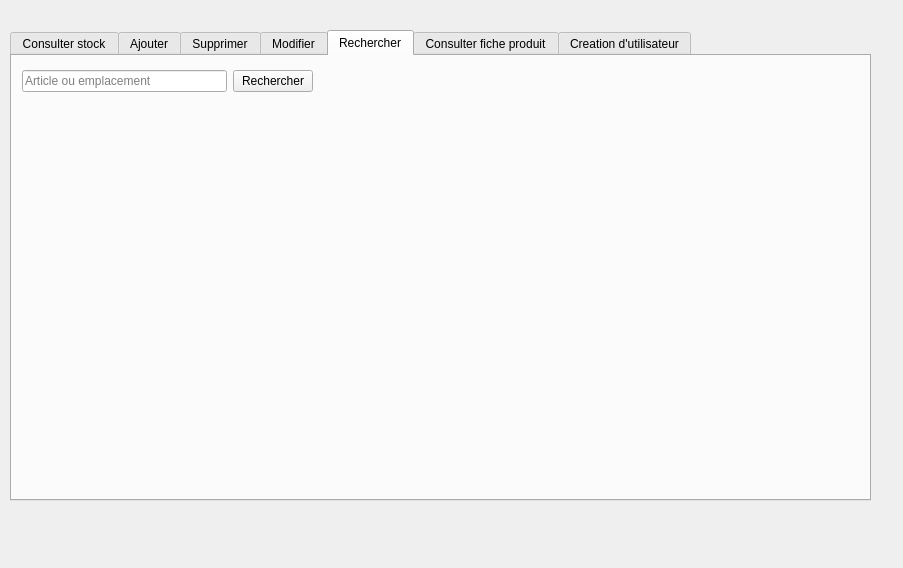
<?xml version="1.0" encoding="UTF-8"?>
<ui version="4.0">
 <class>FenetrePrincipale</class>
 <widget class="QDialog" name="FenetrePrincipale">
  <property name="geometry">
   <rect>
    <x>0</x>
    <y>0</y>
    <width>903</width>
    <height>568</height>
   </rect>
  </property>
  <property name="windowTitle">
   <string>Dialog</string>
  </property>
  <widget class="QTabWidget" name="tabWidget">
   <property name="geometry">
    <rect>
     <x>10</x>
     <y>30</y>
     <width>861</width>
     <height>471</height>
    </rect>
   </property>
   <property name="currentIndex">
    <number>4</number>
   </property>
   <widget class="QWidget" name="tabConsulter">
    <property name="toolTip">
     <string>&lt;html&gt;&lt;head/&gt;&lt;body&gt;&lt;p&gt;&lt;br/&gt;&lt;/p&gt;&lt;/body&gt;&lt;/html&gt;</string>
    </property>
    <attribute name="title">
     <string>Consulter stock</string>
    </attribute>
   </widget>
   <widget class="QWidget" name="tab_2">
    <attribute name="title">
     <string>Ajouter</string>
    </attribute>
    <widget class="QWidget" name="gridLayoutWidget_5">
     <property name="geometry">
      <rect>
       <x>20</x>
       <y>10</y>
       <width>291</width>
       <height>129</height>
      </rect>
     </property>
     <layout class="QGridLayout" name="gridLayout_5">
      <item row="1" column="0">
       <widget class="QLineEdit" name="lineEditAjoutDesignationArticle">
        <property name="placeholderText">
         <string>Libelle</string>
        </property>
       </widget>
      </item>
      <item row="2" column="0">
       <widget class="QLineEdit" name="lineEditAjoutPoidsArticle">
        <property name="inputMask">
         <string>9999.99</string>
        </property>
        <property name="placeholderText">
         <string>Poids</string>
        </property>
       </widget>
      </item>
      <item row="4" column="0">
       <widget class="QPushButton" name="boutonAjoutArticle">
        <property name="enabled">
         <bool>true</bool>
        </property>
        <property name="mouseTracking">
         <bool>false</bool>
        </property>
        <property name="text">
         <string>Ajout</string>
        </property>
       </widget>
      </item>
      <item row="0" column="0">
       <widget class="QLineEdit" name="lineEditAjoutCodeArticle">
        <property name="placeholderText">
         <string>Article</string>
        </property>
       </widget>
      </item>
      <item row="3" column="0">
       <widget class="QLineEdit" name="lineEditAjoutEmplacementArticle">
        <property name="placeholderText">
         <string>Emplacement</string>
        </property>
       </widget>
      </item>
     </layout>
    </widget>
   </widget>
   <widget class="QWidget" name="tabSupprimer">
    <attribute name="title">
     <string>Supprimer</string>
    </attribute>
    <widget class="QWidget" name="gridLayoutWidget_6">
     <property name="geometry">
      <rect>
       <x>20</x>
       <y>20</y>
       <width>291</width>
       <height>31</height>
      </rect>
     </property>
     <layout class="QGridLayout" name="gridLayout_6">
      <item row="0" column="0">
       <widget class="QLineEdit" name="lineEditSupprimerArticle">
        <property name="placeholderText">
         <string>Produit</string>
        </property>
       </widget>
      </item>
      <item row="0" column="1">
       <widget class="QPushButton" name="boutonSupprimer">
        <property name="text">
         <string>Supprimer</string>
        </property>
       </widget>
      </item>
     </layout>
    </widget>
   </widget>
   <widget class="QWidget" name="tabModifier">
    <attribute name="title">
     <string>Modifier</string>
    </attribute>
    <widget class="QWidget" name="gridLayoutWidget_2">
     <property name="geometry">
      <rect>
       <x>10</x>
       <y>10</y>
       <width>291</width>
       <height>31</height>
      </rect>
     </property>
     <layout class="QGridLayout" name="gridLayout_2">
      <item row="0" column="0">
       <widget class="QLineEdit" name="lineEditModifierArticle">
        <property name="placeholderText">
         <string>Article</string>
        </property>
       </widget>
      </item>
      <item row="0" column="1">
       <widget class="QPushButton" name="boutonModifier">
        <property name="text">
         <string>Modifier</string>
        </property>
       </widget>
      </item>
     </layout>
    </widget>
    <widget class="QWidget" name="gridLayoutWidget_7">
     <property name="geometry">
      <rect>
       <x>70</x>
       <y>90</y>
       <width>251</width>
       <height>119</height>
      </rect>
     </property>
     <layout class="QGridLayout" name="gridLayout_7">
      <item row="2" column="0">
       <widget class="QLabel" name="ModificationEmplacement_2">
        <property name="text">
         <string>Désignation</string>
        </property>
       </widget>
      </item>
      <item row="2" column="1">
       <widget class="QLineEdit" name="lineEditModificationDesignationArticle"/>
      </item>
      <item row="4" column="1">
       <widget class="QLineEdit" name="lineEditModificationPoidsArticle"/>
      </item>
      <item row="0" column="0">
       <widget class="QLabel" name="ModificationCodeArticle">
        <property name="text">
         <string>Code article</string>
        </property>
       </widget>
      </item>
      <item row="5" column="1">
       <widget class="QLineEdit" name="lineEditModificationEmplacementArticle"/>
      </item>
      <item row="0" column="1">
       <widget class="QLineEdit" name="lineEditModificationCodeArticle"/>
      </item>
      <item row="5" column="0">
       <widget class="QLabel" name="ModificationEmplacement">
        <property name="text">
         <string>Emplacement</string>
        </property>
       </widget>
      </item>
      <item row="4" column="0">
       <widget class="QLabel" name="ModificationEmplacement_3">
        <property name="text">
         <string>Poids</string>
        </property>
       </widget>
      </item>
     </layout>
    </widget>
    <widget class="QPushButton" name="pushButtonValidationModification">
     <property name="geometry">
      <rect>
       <x>180</x>
       <y>220</y>
       <width>75</width>
       <height>23</height>
      </rect>
     </property>
     <property name="text">
      <string>Valider</string>
     </property>
    </widget>
   </widget>
   <widget class="QWidget" name="tabRechercher">
    <attribute name="title">
     <string>Rechercher</string>
    </attribute>
    <widget class="QWidget" name="gridLayoutWidget">
     <property name="geometry">
      <rect>
       <x>10</x>
       <y>10</y>
       <width>291</width>
       <height>31</height>
      </rect>
     </property>
     <layout class="QGridLayout" name="gridLayout">
      <item row="0" column="0">
       <widget class="QLineEdit" name="lineEdit">
        <property name="placeholderText">
         <string>Article ou emplacement</string>
        </property>
       </widget>
      </item>
      <item row="0" column="1">
       <widget class="QPushButton" name="boutonRechercher">
        <property name="text">
         <string>Rechercher</string>
        </property>
       </widget>
      </item>
     </layout>
    </widget>
   </widget>
   <widget class="QWidget" name="tab">
    <attribute name="title">
     <string>Consulter fiche produit</string>
    </attribute>
    <widget class="QWidget" name="gridLayoutWidget_3">
     <property name="geometry">
      <rect>
       <x>10</x>
       <y>10</y>
       <width>291</width>
       <height>31</height>
      </rect>
     </property>
     <layout class="QGridLayout" name="gridLayout_3">
      <item row="0" column="0">
       <widget class="QLineEdit" name="lineEditRechercher">
        <property name="placeholderText">
         <string>Article</string>
        </property>
       </widget>
      </item>
      <item row="0" column="1">
       <widget class="QPushButton" name="boutonConsulterFicheProduit">
        <property name="text">
         <string>Rechercher</string>
        </property>
       </widget>
      </item>
     </layout>
    </widget>
    <widget class="QWidget" name="gridLayoutWidget_4">
     <property name="geometry">
      <rect>
       <x>70</x>
       <y>60</y>
       <width>652</width>
       <height>150</height>
      </rect>
     </property>
     <layout class="QGridLayout" name="gridLayout_4">
      <item row="0" column="2">
       <widget class="QLabel" name="label_4">
        <property name="text">
         <string>Désignation</string>
        </property>
       </widget>
      </item>
      <item row="1" column="0">
       <widget class="QLabel" name="label">
        <property name="text">
         <string>Poids</string>
        </property>
       </widget>
      </item>
      <item row="1" column="2">
       <widget class="QLabel" name="label_5">
        <property name="text">
         <string>Emplacement</string>
        </property>
       </widget>
      </item>
      <item row="1" column="3">
       <widget class="QTextBrowser" name="afficheEmplacementArticle"/>
      </item>
      <item row="0" column="3">
       <widget class="QTextBrowser" name="afficheDesignationArticle"/>
      </item>
      <item row="1" column="1">
       <widget class="QTextBrowser" name="affichePoidsArticle"/>
      </item>
      <item row="0" column="0">
       <widget class="QLabel" name="codeArticle">
        <property name="text">
         <string>Code article</string>
        </property>
       </widget>
      </item>
      <item row="0" column="1">
       <widget class="QTextBrowser" name="afficheCodeArticle"/>
      </item>
     </layout>
    </widget>
   </widget>
   <widget class="QWidget" name="tab_3">
    <attribute name="title">
     <string>Creation d'utilisateur</string>
    </attribute>
    <widget class="QWidget" name="verticalLayoutWidget">
     <property name="geometry">
      <rect>
       <x>290</x>
       <y>20</y>
       <width>160</width>
       <height>103</height>
      </rect>
     </property>
     <layout class="QVBoxLayout" name="verticalLayout">
      <item>
       <widget class="QLineEdit" name="lineEditeCreationLogin">
        <property name="placeholderText">
         <string>Login</string>
        </property>
       </widget>
      </item>
      <item>
       <widget class="QLineEdit" name="lineEditeCreationMotDePasse">
        <property name="echoMode">
         <enum>QLineEdit::Password</enum>
        </property>
        <property name="placeholderText">
         <string>Mot de passe</string>
        </property>
       </widget>
      </item>
      <item>
       <widget class="QComboBox" name="comboBoxChoixDroitUtilisateur">
        <item>
         <property name="text">
          <string>Logisticien</string>
         </property>
        </item>
        <item>
         <property name="text">
          <string>Administrateur</string>
         </property>
        </item>
       </widget>
      </item>
      <item>
       <widget class="QPushButton" name="pushButtonCreationUtilisateur">
        <property name="text">
         <string>Validez</string>
        </property>
       </widget>
      </item>
     </layout>
    </widget>
   </widget>
  </widget>
 </widget>
 <resources/>
 <connections/>
</ui>
